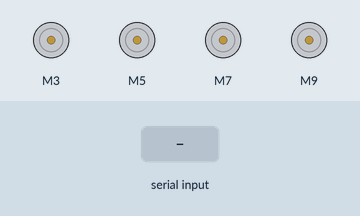
This sketch was run on a simulated Arduino Mega 2560, built with avr-gcc and run on an emulated ATmega2560. Shown: 4 × DC motor (green arrow = forward, orange = backward, longer = faster). The test bench sets the inputs (shaded band).

Above: at 1.2 s.
1.3 s: "F" received over the second serial link
At 2.5 s:
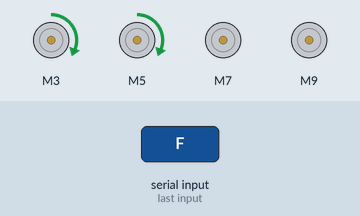
2.8 s: "B" received over the second serial link
At 3.7 s:
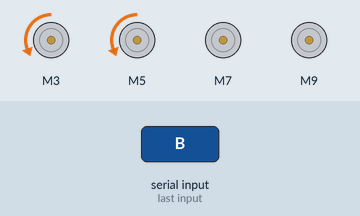
4.3 s: "R" received over the second serial link
At 4.8 s:
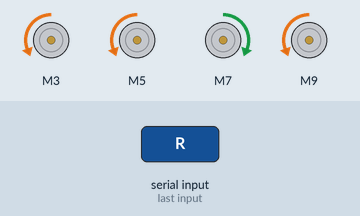
5.8 s: "L" received over the second serial link
At 7.0 s:
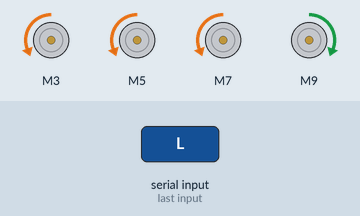
7.3 s: "A" received over the second serial link
At 8.3 s:
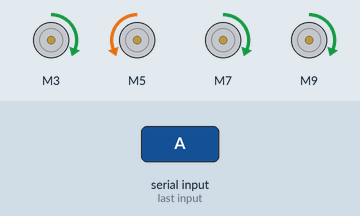
8.8 s: "C" received over the second serial link
At 9.4 s:
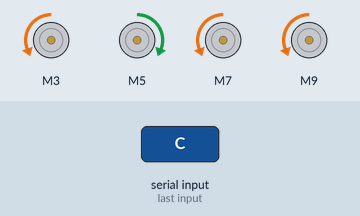
Timing chart, 0 to 11.3 s (numbered marks = the images above; inputs shaded):
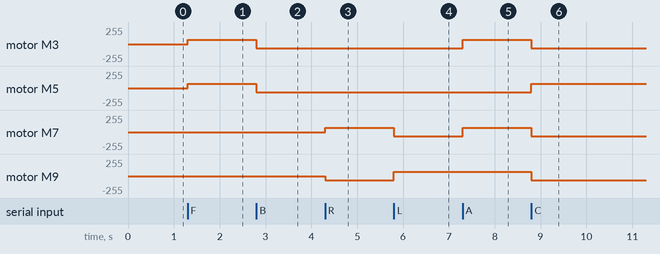

Measured:
- after the input at 1.3 s, motor M3, motor M5: stopped → forward 64/255 at once
- after the input at 2.8 s, motor M3, motor M5: forward 64/255 → backward 64/255 at once
- after the input at 4.3 s, motor M7: stopped → forward 64/255 at once; motor M9: stopped → backward 64/255 at once
- after the input at 5.8 s, motor M7: forward 64/255 → backward 64/255 at once; motor M9: backward 64/255 → forward 64/255 at once
- after the input at 7.3 s, motor M3, motor M7: backward 64/255 → forward 64/255 at once
- after the input at 8.8 s, motor M3, motor M7, motor M9: forward 64/255 → backward 64/255 at once; motor M5: backward 64/255 → forward 64/255 at once

The sketch:

Wireless_ER.ino
```cpp
//Code for ER arduino mega
//reciever end
// with zigbee interfaced
//runs with constant speed


#include "CytronMotorDriver.h"


//Motor pins for base
CytronMD BM1(PWM_DIR, 3, 2);
CytronMD BM2(PWM_DIR, 5, 4);
CytronMD BM3(PWM_DIR, 7, 6);
CytronMD BM4(PWM_DIR, 9, 8);


//INPUT from Serial1 Monitor
char x;

const int speed=64;


void setup()
{
  Serial1.begin(115200);
}


void halt()
{
    BM1.setSpeed(0);
    BM2.setSpeed(0);
    BM3.setSpeed(0);
    BM4.setSpeed(0);
    Serial1.print("halt\n");
}

void forward()
{
    BM1.setSpeed(speed);
    BM2.setSpeed(speed);
    Serial1.print("Forward\n");
}

void backward()
{
    BM1.setSpeed(-speed);
    BM2.setSpeed(-speed);
    Serial1.print("Backward\n");
}

void right()
{
    BM3.setSpeed(speed);
    BM4.setSpeed(-speed);
    Serial1.print("Right\n");
}

void left()
{
    BM3.setSpeed(-speed);
    BM4.setSpeed(speed);
    Serial1.print("Left\n");
}

void LeftRotate()
{
  BM1.setSpeed(speed);
  BM2.setSpeed(-speed);
  BM3.setSpeed(speed);
  BM4.setSpeed(speed);
  Serial1.print("LeftRotate\n");
}

void RightRotate()
{
  BM1.setSpeed(-speed);
  BM2.setSpeed(speed);
  BM3.setSpeed(-speed);
  BM4.setSpeed(-speed);
  Serial1.print("RightRotate \n");
}


void loop()
{

    if (Serial1.available()>0)
  { // If data comes in from XBee, send it out to Serial1 monitor

    x=Serial1.read();

    if (x=='F')
        {
            forward();//Forward
        }
   else if (x=='B')
        {
            backward();//Backward
        }
   else if (x=='R')
        {
            right();//Right
        }
    else if (x=='L')
        {
            left();//Left
        }
    else if (x=='A' )
        {
            LeftRotate();//Revolves anti-clockwise
        }
    else if (x=='C')
        {
            RightRotate();//Revolves clockwise
        }

    else if (x=='H')
        {
            halt();//STOP
        }

  }
}
```
